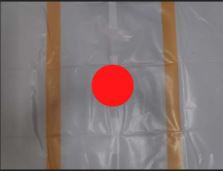
#> input picture resources/Capture.JPG, 223 x 171 px
$ python -i pathFinder.py   (imports and definitions only)
#> lines starting #> are read from the running program, lines starting #| are printed output that depends on the picture; after the words box and inside, x2 and y2 are one past the last pixel; in counts of white or black regions, pixels touching at a corner belong together
#> further down, picture is the input picture: shape (171, 223, 3); mean B, G, R 116.5, 117.7, 132.5
import cv2
import math
import numpy as np


# Converts incoming frame to HSV format
# [5 lines left out: function convert_to_HSV, not called in this run]

# Detects edges on incoming frame using cv2.Canny()
def detect_edges(frame):

    lower = np.array([0,40,0], dtype="uint8")
    upper = np.array([179,255,255], dtype="uint8")
    kernel = np.ones((5, 5), np.uint8)
    mask = cv2.inRange(frame, lower, upper)
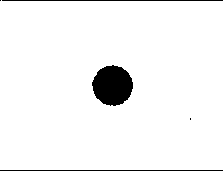
#> mask: shape (171, 223); 95.5% white; 5 black regions (2 under 20 px), largest, box (x1, y1, x2, y2) and area: (92, 65, 133, 106) 1269, (0, 170, 223, 171) 223, (2, 0, 223, 1) 221

    opening = cv2.morphologyEx(mask, cv2.MORPH_OPEN, kernel)
#> opening: shape (171, 223); 95.5% white; 4 black regions (1 under 20 px), largest, box (x1, y1, x2, y2) and area: (92, 65, 133, 106) 1271, (0, 0, 223, 1) 223, (0, 170, 223, 171) 223
    erosion = cv2.erode(opening, kernel, iterations=3)
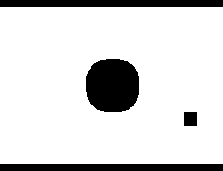
#> erosion: shape (171, 223); 85% white; 4 black regions, box (x1, y1, x2, y2) and area: (86, 59, 139, 112) 2399, (0, 0, 223, 7) 1561, (0, 164, 223, 171) 1561, (184, 112, 197, 126) 182
    dilation = cv2.dilate(erosion, kernel, iterations=5)
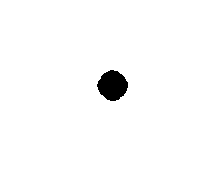
#> dilation: shape (171, 223); 98.2% white; 1 black region, box (x1, y1, x2, y2) and area: (97, 70, 128, 101) 692

    # detect edges
    edges = cv2.Canny(dilation, 50, 100)
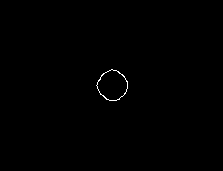
#> edges: shape (171, 223); 0.26% white in thin lines or dots, all inside (x1, y1, x2, y2) = (96, 69, 128, 101)
    cv2.imshow("edges", edges)
    return edges

# Crops the image feed and restricts video for lane detection
# [147 lines left out: functions region_of_interest, detect_line_segments, average_slope_intercept, make_points, display_lines, get_steering_angle and 1 more, not called in this run]

>>> import cv2
>>> picture = cv2.imread('../resources/Capture.JPG')
>>> result = detect_edges(picture)
